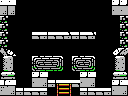

A 2D game scene composited from a Tiled map and its tileset images. What follows is a short description and the map's XML, with every tile layer's data as written:
An orthogonal 16x12 tile map with 8x8 px tiles, 1 tile layer (Tile Layer 1) and 7 objects (4x pushable-block, item, breakable-right, breakable-left).

<map version="1.0" orientation="orthogonal" renderorder="right-down" width="16" height="12" tilewidth="8" tileheight="8" nextobjectid="9">
 <properties>
  <property name="down" value="stairs" />
  <property name="up" value="hole" />
 </properties>
 <tileset firstgid="1" name="tiles" tilewidth="8" tileheight="8" tilecount="256" columns="16">
  <image source="tiles.png" width="128" height="128" />
 </tileset>
 <layer name="Tile Layer 1" width="16" height="12">
  <data encoding="csv">
156,156,1,1,1,1,1,1,1,1,1,1,1,1,247,247,
152,152,1,1,1,1,1,1,1,1,1,1,1,1,153,153,
248,1,1,1,1,1,1,1,1,1,1,1,1,1,1,248,
248,1,1,1,1,1,1,1,1,1,1,1,1,1,1,248,
248,1,1,1,144,254,144,144,143,254,144,143,1,1,1,248,
248,1,1,1,1,1,1,1,1,1,1,1,1,1,1,248,
165,166,1,1,1,1,1,1,1,1,1,1,1,1,170,171,
196,197,1,1,186,187,187,188,1,186,187,188,1,1,196,197,
228,229,1,1,183,184,184,185,1,183,184,185,1,1,228,229,
244,245,1,1,247,156,1,1,1,1,247,156,1,1,244,245,
151,156,1,1,153,152,254,105,106,144,153,152,1,1,247,156,
153,152,254,144,144,254,1,249,168,1,254,144,144,254,153,152
</data>
 </layer>
 <objectgroup name="objects">
  <object id="1" type="item" x="56" y="16" width="16" height="16" />
  <object id="2" type="breakable-right" x="112" y="56" width="16" height="24" />
  <object id="3" type="breakable-left" x="0" y="56" width="16" height="24" />
  <object id="4" type="pushable-block" x="40" y="16" width="16" height="16" />
  <object id="5" type="pushable-block" x="72" y="16" width="16" height="16" />
  <object id="6" type="pushable-block" x="80" y="40" width="16" height="16" />
  <object id="7" type="pushable-block" x="32" y="40" width="16" height="16" />
 </objectgroup>
</map>
